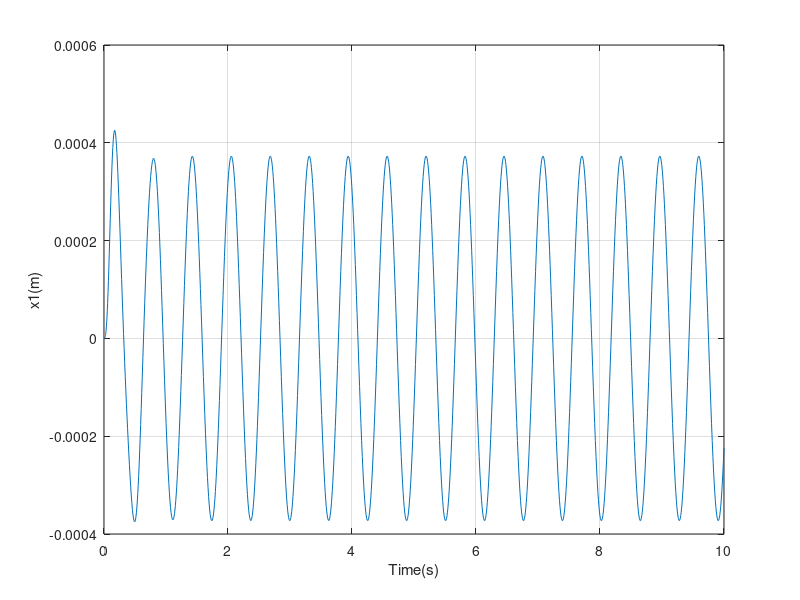
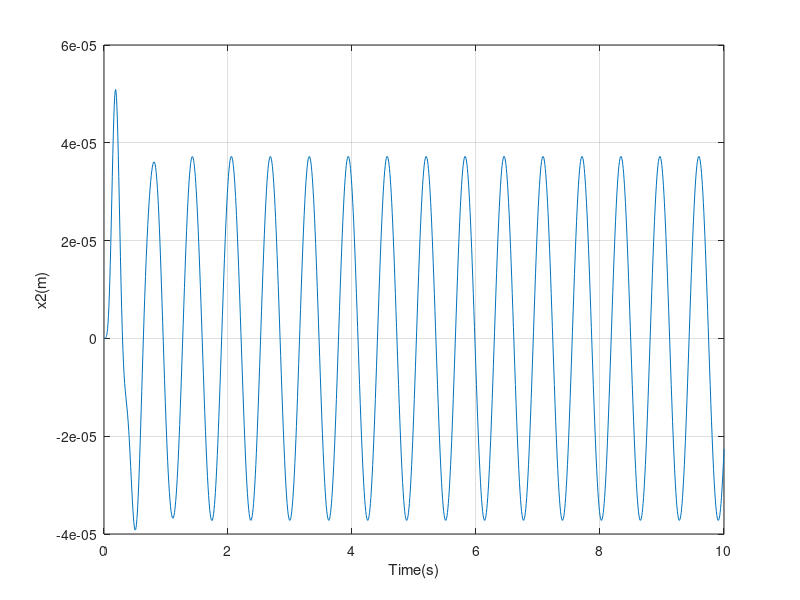

Reproduce these figures in MATLAB, in order.
c1=100;
c2=1000;
k1=10000;
k2=100000;
m1=10;
m2=100;
fun=@(t,y)[y(3);y(4);(3*sin(10*t)+k1*y(2)+c1*y(4)-k1*y(1)-c1*y(3))/m1;(k1*y(1)+c1*y(3)-(k1+k2)*y(2)-(c1+c2)*y(4))/m2]
tspan=[0 10];
[T,Y]=ode45(fun,tspan,[0;0;0;0]);
figure(1)
plot(T,Y(:,1));
xlabel('Time(s)');ylabel('x1(m)');
grid on;
figure(2)
plot(T,Y(:,2));
xlabel('Time(s)');ylabel('x2(m)');
grid on;